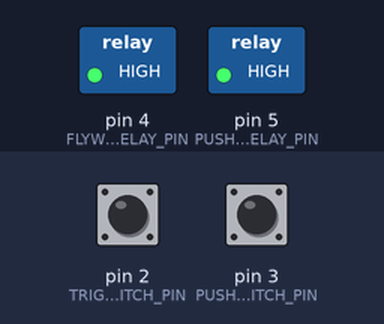
Bench run of a sketch on a simulated Arduino Uno, built with avr-gcc and run on an emulated ATmega328P. Parts: switched loads named in the sketch (green lamp = pin HIGH). The inputs (shaded band) are chosen by the test bench; at power-on: pin 2 (TRIGGER_SWITCH_PIN) HIGH, pin 3 (PUSHER_SWITCH_PIN) HIGH.

Above: at 1.2 s.
1.3 s: pin 2 (TRIGGER_SWITCH_PIN) pulled LOW for 0.15 s
At 1.7 s:
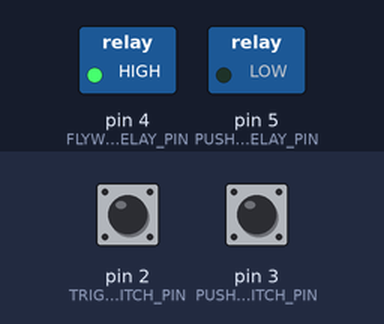
Timing chart, 0 to 4.3 s (numbered marks = the images above; inputs shaded):
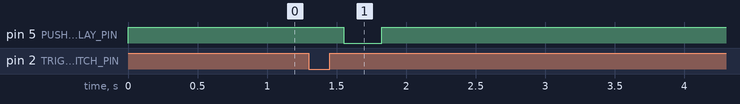

Measured:
- after the input at 1.3 s, pin 5 (PUSHER_RELAY_PIN): HIGH → LOW after 0.25 s, → HIGH 0.28 s later

The sketch:

FreigewehrOS_V1.3.ino
```cpp
#include "Config.h"

volatile int triggerPullCount = 0;
volatile int pusherState = 0;
int totalWait = 0;


void setup() {
  pinMode(PUSHER_RELAY_PIN, OUTPUT);
  pinMode(FLYWHEEL_RELAY_PIN, OUTPUT);
  pinMode(TRIGGER_SWITCH_PIN, INPUT_PULLUP);
  pinMode(PUSHER_SWITCH_PIN, INPUT_PULLUP);

  digitalWrite(PUSHER_RELAY_PIN, HIGH);
  digitalWrite(FLYWHEEL_RELAY_PIN, HIGH);

  attachInterrupt(digitalPinToInterrupt(TRIGGER_SWITCH_PIN), triggerPulled, FALLING);
  //attachInterrupt(digitalPinToInterrupt(PUSHER_SWITCH_PIN), pusherReturned, FALLING);
}

void loop() {
  totalWait = 0;
  pusherState = 0;

  // Firing Loop
  if(triggerPullCount > 0){
    triggerPullCount =0;
      delay(PUSHER_LAG_MS);

    digitalWrite(PUSHER_RELAY_PIN, LOW); // Turns on the pusher
    /*
     * PUSHER STATES:
     * 0 - Entry State, assumed retracted
     * 1 - Pusher has been extended
     * 2 - Pusher has been retracted after an extension
     * 3 - Too much time has passed, and the pusher is assumed to be jammed
     */
    while(!digitalRead(PUSHER_SWITCH_PIN)){
      delay(1);
    }
    delay(275);
    digitalWrite(PUSHER_RELAY_PIN, HIGH);

  }else{
    delay(10);
  }
}

void triggerPulled(){
  static unsigned long lastTriggerPullTime = 0;
  unsigned long triggerPullTime = millis();
  if(triggerPullTime - lastTriggerPullTime > DEBOUNCE_MS){
    triggerPullCount++;
  }
  lastTriggerPullTime = triggerPullTime;
}

// Interrupt for a pusher switch falling-edge (pusher-returned)
// Debounces via a waited-time threshold
/*
void pusherReturned(){
  static unsigned long lastPusherPressTime = 0;
  unsigned long pusherPressTime = millis();
  if(pusherPressTime - lastPusherPressTime > DEBOUNCE_MS && pusherState == 1){
    pusherState = 2;
  }
  lastPusherPressTime = pusherPressTime;
}
*/
```

Config.h
```cpp
// Board Pin Definitions
#define PUSHER_RELAY_PIN 5
#define FLYWHEEL_RELAY_PIN 4
#define TRIGGER_SWITCH_PIN 2
#define PUSHER_SWITCH_PIN 3

// Delays
#define PUSHER_LAG_MS 250
#define DEBOUNCE_MS 200

// Extra
#define DARTS_PER_BURST 3
#define ERROR_LED_PIN 13
#define MAX_TRIGGER_PULL_COUNT 1
#define DELAY_INCREMENT 50
#define PUSHER_TIMEOUT 1000

#define FLYWHEEL_ENABLE 1
```
